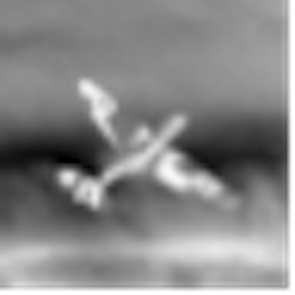
#> input picture optical_flow/cv_optical_flow/1.png, 295 x 295 px
$ python differencial.py   (Python 2 division)
#> lines starting #> are read from the running program, lines starting #| are printed output that depends on the picture; after the words box and inside, x2 and y2 are one past the last pixel; in counts of white or black regions, pixels touching at a corner belong together
# -*- coding: utf-8 -*-
"""
Created on Thu Feb 18 20:00:16 2016

@author: yx
"""

import numpy as np
import cv2
import matplotlib.pyplot as plt
from PIL import Image
from numpy import *
from scipy import signal


L1  = np.array(Image.open('1.png').convert('L'))
L2  = np.array(Image.open('2.png').convert('L'))
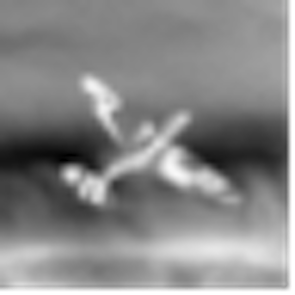
#> input picture optical_flow/cv_optical_flow/2.png, 295 x 295 px

def draw_flow(img, u, v, step=6):
    h, w = img.shape[:2]
    y, x = np.mgrid[step/2:h:step, step/2:w:step].reshape(2,-1)

    fx = np.zeros(u[y,x].shape)
    fy = np.zeros(v[y,x].shape)
    fx = u[y,x]
    fy = v[y,x]

    lines = np.vstack([x, y, x+fx, y+fy]).T.reshape(-1, 2, 2)
    lines = np.int32(lines + 0.5)
    vis = cv2.cvtColor(img, cv2.COLOR_GRAY2BGR)
    cv2.polylines(vis, lines, 0, (0, 255, 0))
    for (x1, y1), (x2, y2) in lines:
        cv2.circle(vis, (x1, y1), 1, (0, 255, 0), -1)
    return vis

def optical_flow_HS(im1, im2, s, n):
#> called with s = 1, n = 2
    N,M = im1.shape
#> N = 295; M = 295
    u = np.zeros(im1.shape)
    v = np.zeros(im1.shape)
    tu = np.zeros(im1.shape)
    tv = np.zeros(im1.shape)
    fx,fy,ft = conv(im1,im2)

    for i in range(n):
        for (y, x), n in np.ndenumerate(im1):
            if x >= 2 and x < (M-1) and y >= 2 and y < (N-1):
                Ex = fx[y][x]
                Ey = fy[y][x]
                Et = ft[y][x]
                AU = (u[y][x-1] + u[y][x+1] + u[y-1][x] + u[y+1][x])/4
                AV = (v[y][x-1] + v[y][x+1] + v[y-1][x] + v[y+1][x])/4

                A = (Ex*AU + Ey*AV +Et)
                B = (1 + s*(Ex*Ex + Ey*Ey))
                tu[y][x] = AU - (Ex*s*A/B)
                tv[y][x] = AV - (Ey*s*A/B)

        for (y, x), n in np.ndenumerate(im1):
            if x >= 2 and x < (M-1) and y >= 2 and y < (N-1):
                u[y][x] = tu[y][x]
                v[y][x] = tv[y][x]
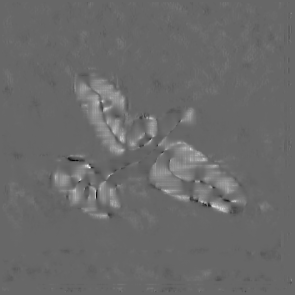
#> tu: shape (295, 295) float64; min -11.09, max 16.22, mean 0.298; drawn with min black and max white
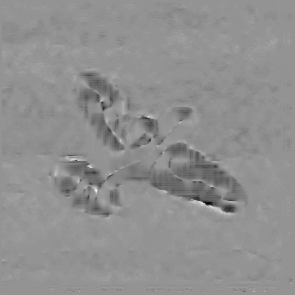
#> tv: shape (295, 295) float64; min -15.46, max 11.33, mean -0.33; drawn with min black and max white

    return  u,v


def LK_flow(im1,im2):
    N,M = im1.shape
#> N = 295; M = 295
    u = np.zeros(im1.shape)
    v = np.zeros(im1.shape)

    fx = np.zeros(im1.shape)
    fy = np.zeros(im1.shape)
    ft = np.zeros(im1.shape)

    fx,fy,ft = conv(im1,im2)

    for (i,j), n in np.ndenumerate(im1):
        if j >= 2 and j < (M-1) and i >= 2 and i < (N-1):

			FX = ([fx[i-1,j-1],fx[i,j-1],fx[i-1,j-1],fx[i-1,j],fx[i,j],fx[i+1,j],fx[i-1,j+1],fx[i,j+1],fx[i+1,j-1]]) #The x-component of the gradient vector
			FY = ([fy[i-1,j-1],fy[i,j-1],fy[i-1,j-1],fy[i-1,j],fy[i,j],fy[i+1,j],fy[i-1,j+1],fy[i,j+1],fy[i+1,j-1]]) #The Y-component of the gradient vector
			FT = ([ft[i-1,j-1],ft[i,j-1],ft[i-1,j-1],ft[i-1,j],ft[i,j],ft[i+1,j],ft[i-1,j+1],ft[i,j+1],ft[i+1,j-1]]) #The XY-component of the gradient vector
			A = (FX,FY)
			A = matrix(A)
			At = array(matrix(A))
			A = array(np.matrix.transpose(A))
			U1 = np.dot(At,A)
			U2 = np.linalg.pinv(U1)
			U3 = np.dot(U2,At)
			(u[i,j],v[i,j]) = np.dot(U3,FT)
#> this loop made 87025 passes
#> (FX, FY, FT, U1, U2) on passes 597 to 599: ([0, 0, 0, 0, 0, -0.25, -0.5, -0.5, 0], [0, 0, 0, 0, 0, -0.25, 0, 0, 0], [1, 1, 1, 1, 1, 0.75, 0.5, 0.5, 1], [[0.562, 0.0625], [0.0625, 0.0625]], [[2, -2], [-2, 18]]), ([0, 0, 0, -0.5, -0.5, -0.25, 0, 0, -0.25], [0, 0, 0, 0, 0, -0.25, 0, 0, -0.25], [1, 1, 1, 0.5, 0.5, 0.25, 0, 0, 0.75], [[0.625, 0.125], [0.125, 0.125]], [[2, -2], [-2, 10]]), ([-0.5, -0.5, -0.5, 0, 0, 0, 0, 0, -0.25], [0, 0, 0, 0, 0, 0, 0, 0, -0.25], [0.5, 0.5, 0.5, 0, 0, 0, 0, 0, 0.25], [[0.812, 0.0625], [0.0625, 0.0625]], [[1.33, -1.33], [-1.33, 17.33]])
#> (FY, FT, U1, U2) on passes 613 to 615: ([0, 0, 0, 0, 0, -0.25, 0, -0.25, 0], [1, 1, 1, 1, 1, 0.75, 1, 0.75, 1], [[0.125, 0.125], [0.125, 0.125]], [[2, 2], [2, 2]]), ([0, 0, 0, 0, -0.25, -0.25, -0.25, -0.25, -0.25], [1, 1, 1, 1, 0.75, 0.25, 0.75, 0.25, 0.75], [[0.312, 0.312], [0.312, 0.312]], [[0.8, 0.8], [0.8, 0.8]]), ([0, -0.25, 0, -0.25, -0.25, -0.25, -0.25, -0.25, -0.25], [1, 0.75, 1, 0.75, 0.25, 0.25, 0.25, 0.25, 0.25], [[0.438, 0.438], [0.438, 0.438]], [[0.571, 0.571], [0.571, 0.571]])
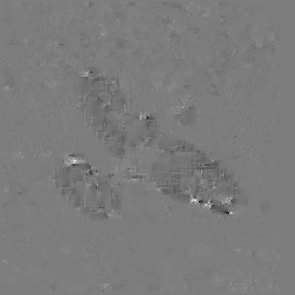
#> u: shape (295, 295) float64; min -44.67, max 46.28, mean -0.5; drawn with min black and max white

    return u,v

def conv(img1,img2):
    fx = signal.convolve2d(img1,[[-0.25,0.25],[-0.25,0.25]],'same') + signal.convolve2d(img2,[[-0.25,0.25],[-0.25,0.25]],'same')

    fy = signal.convolve2d(img1,[[-0.25,-0.25],[0.25,0.25]],'same') + signal.convolve2d(img2,[[-0.25,-0.25],[0.25,0.25]],'same')

    ft = signal.convolve2d(img1,[[0.25,0.25],[0.25,0.25]],'same') + signal.convolve2d(img2,[[-0.25,-0.25],[-0.25,-0.25]],'same')

    return fx,fy,ft

u,v = optical_flow_HS(L1,L2,1,2)

u_l,v_l = LK_flow(L1,L2)
plt.figure(1)
plt.imshow( draw_flow(L1,u,v))
#> in draw_flow, `fx = u[y,x]`: fx = 2401 values, max 14.04 at index 1337, min -7.79 at index 1285, mean 0.322
#> in draw_flow, `fy = v[y,x]`: fy = 2401 values, max 6.14 at index 1701, min -9.42 at index 1704, mean -0.333
#> in draw_flow, `cv2.polylines(vis, lines, 0, (0, 255, 0))`: vis: shape (295, 295, 3); mean B, G, R 122, 133.9, 122
#> the loop in draw_flow, `for (x1, y1), (x2, y2) in lines:` made 2401 passes
#> (x1, y1, x2, y2) on passes 1 to 3: (3, 3, 3, 3), (9, 3, 9, 3), (15, 3, 15, 3)
#> after the loop in draw_flow, `for (x1, y1), (x2, y2) in lines:`:
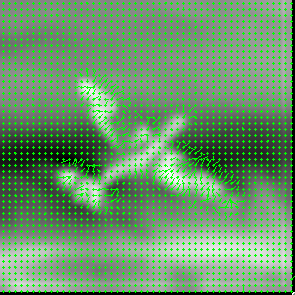
#> vis: shape (295, 295, 3); mean B, G, R 108.5, 146.9, 108.5
plt.figure(2)
plt.imshow( draw_flow(L1,u_l,v_l))
#> call 2 of draw_flow, with step = 6
#> in draw_flow (call 2), `fx = u[y,x]`: fx = 2401 values, max 28.12 at index 1753, min -31.73 at index 955, mean -0.5
#> in draw_flow (call 2), `fy = v[y,x]`: fy = 2401 values, max 12.76 at index 1580, min -16.12 at index 1584, mean 0.406
#> in draw_flow (call 2), `cv2.polylines(vis, lines, 0, (0, 255, 0))`:
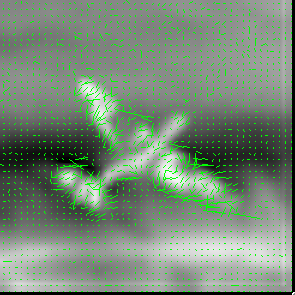
#> vis: shape (295, 295, 3); mean B, G, R 119.3, 136.5, 119.3
#> the loop in draw_flow (call 2), `for (x1, y1), (x2, y2) in lines:` made 2401 passes
#> (x1, y1, x2, y2) on passes 1 to 3: (3, 3, 3, 3), (9, 3, 9, 3), (15, 3, 16, 2)
#> after the loop in draw_flow (call 2), `for (x1, y1), (x2, y2) in lines:`:
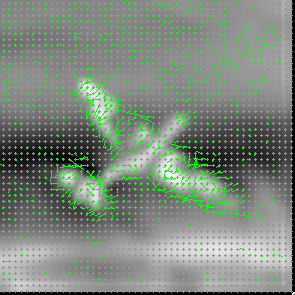
#> vis: shape (295, 295, 3); 9.74% of pixels changed, all inside (x1, y1, x2, y2) = (2, 2, 293, 293)
